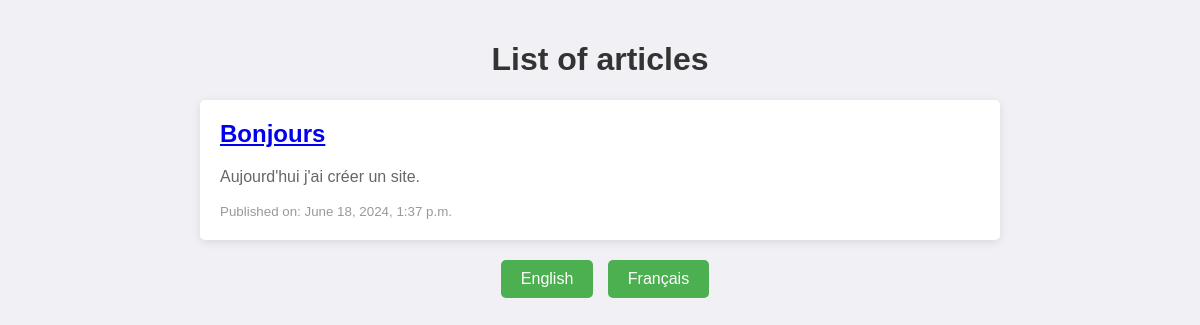
The page /articles/ on the database as committed earlier.
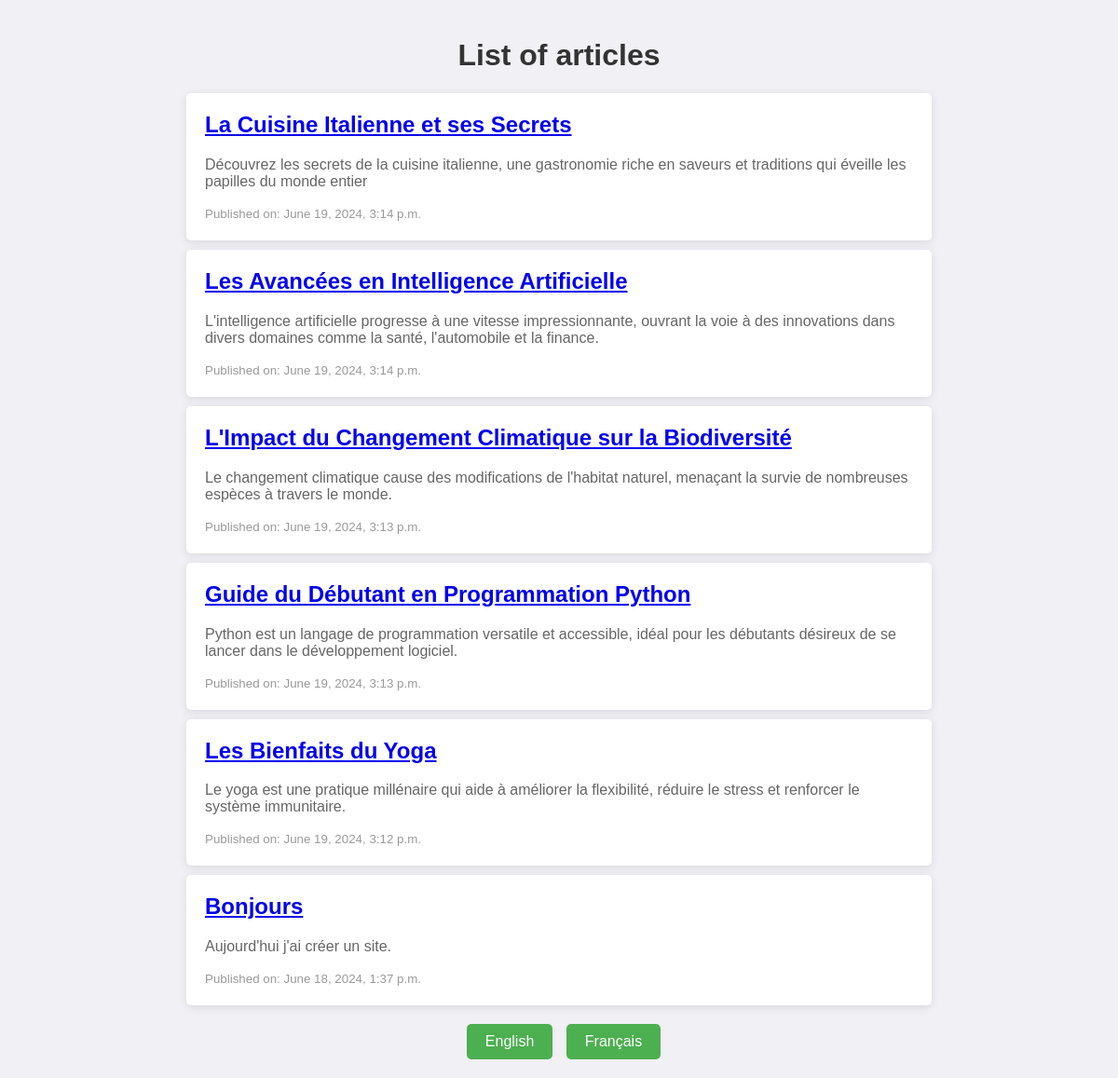
The same page on the database as committed later.
### main/models.py (models this page shows, shortened)
class Article(models.Model):
    title = models.CharField(max_length=200)
    content = models.TextField()
    publication_date = models.DateTimeField()

### main/views.py (the view)
# urls.py: path('articles/', views.article_list, name='article_list'),
def article_list(request):
    articles = Article.objects.all().order_by('-publication_date')
    return render(request, 'main/article_list.html', {'articles': articles})

### main/templates/main/article_list.html (shortened to what this page needs)
<!DOCTYPE html>
<html lang="fr">
<head>
    <title>{% load i18n %}{% trans "Liste des articles" %}</title>
</head>
<body>
    <div class="container">
        <div class="header">
            <h1>{% trans "Liste des articles" %}</h1>
        </div>
        <ul>
            {% for article in articles %}
            <li>
                <h2><a href="{% url 'article_detail' article.id %}">{{ article.title }}</a></h2>
                <p>{{ article.content|truncatewords:30 }}</p>
                <small>{% trans "Publié le :" %} {{ article.publication_date }}</small>
            </li>
            {% empty %}
            <li>{% trans "Aucun article trouvé." %}</li>
            {% endfor %}
        </ul>
        <div class="language-selector">
            <form action="{% url 'set_language' %}" method="post" style="display: inline;">
                <button type="submit" name="language" value="en">English</button>
            </form>
            <form action="{% url 'set_language' %}" method="post" style="display: inline;">
                <button type="submit" name="language" value="fr">Français</button>
            </form>
        </div>
    </div>
</body>
</html>

### main/templates/main/article_list.html (style rules this page uses)
body { font-family: Arial, sans-serif; background-color: #f0f0f5; color: #333; margin: 0; padding: 20px; }
.container { max-width: 800px; margin: 0 auto; }
.header { text-align: center; margin-bottom: 20px; }
.language-selector { text-align: center; margin-top: 20px; }
.language-selector button { background-color: #4CAF50; color: white; padding: 10px 20px; border: none; border-radius: 5px; cursor: pointer; font-size: 1em; margin-left: 10px; }
ul { list-style-type: none; padding: 0; }
ul li { background: #fff; padding: 20px; margin-bottom: 10px; border-radius: 5px; box-shadow: 0 2px 10px rgba(0, 0, 0, 0.1); }
ul li h2 { margin-top: 0; font-size: 1.5em; color: #333; }
ul li p { color: #666; }
ul li small { color: #999; }

Rows that differ between the two databases and show on the page:
added Article: title "La Cuisine Italienne et ses Secrets", content "Découvrez les secrets de la cuisine italienne, une gastronomie riche en saveurs et traditions qui éveille les papilles du monde entier", publication_date "June 19, 2024, 3:14 p.m."
added Article: title "Les Avancées en Intelligence Artificielle", content "L'intelligence artificielle progresse à une vitesse impressionnante, ouvrant la voie à des innovations dans divers domaines comme la santé, l'automobile et la finance.", publication_date "June 19, 2024, 3:14 p.m."
added Article: title "L'Impact du Changement Climatique sur la Biodiversité", content "Le changement climatique cause des modifications de l'habitat naturel, menaçant la survie de nombreuses espèces à travers le monde.", publication_date "June 19, 2024, 3:13 p.m."
added Article: title "Guide du Débutant en Programmation Python", content "Python est un langage de programmation versatile et accessible, idéal pour les débutants désireux de se lancer dans le développement logiciel.", publication_date "June 19, 2024, 3:13 p.m."
added Article: title "Les Bienfaits du Yoga", content "Le yoga est une pratique millénaire qui aide à améliorer la flexibilité, réduire le stress et renforcer le système immunitaire.", publication_date "June 19, 2024, 3:12 p.m."
